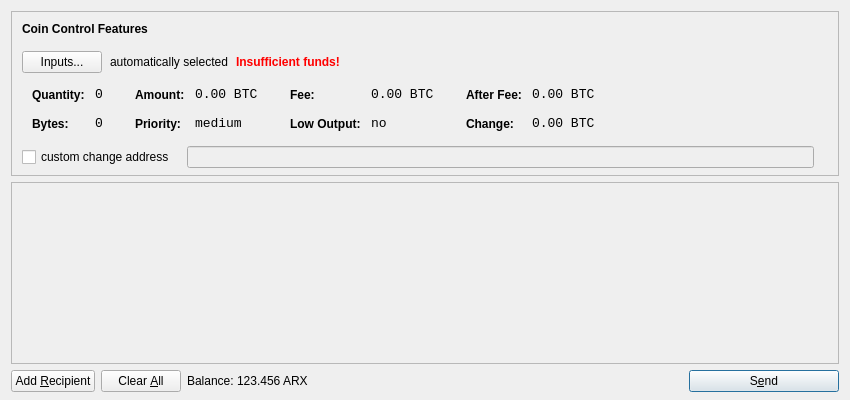
<?xml version="1.0" encoding="UTF-8"?>
<ui version="4.0">
 <class>SendCoinsDialog</class>
 <widget class="QDialog" name="SendCoinsDialog">
  <property name="geometry">
   <rect>
    <x>0</x>
    <y>0</y>
    <width>850</width>
    <height>400</height>
   </rect>
  </property>
  <property name="windowTitle">
   <string>Send Coins</string>
  </property>
  <layout class="QVBoxLayout" name="verticalLayout" stretch="0,1,0">
   <property name="bottomMargin">
    <number>8</number>
   </property>
   <item>
    <widget class="QFrame" name="frameCoinControl">
     <property name="sizePolicy">
      <sizepolicy hsizetype="Expanding" vsizetype="Expanding">
       <horstretch>0</horstretch>
       <verstretch>0</verstretch>
      </sizepolicy>
     </property>
     <property name="maximumSize">
      <size>
       <width>16777215</width>
       <height>16777215</height>
      </size>
     </property>
     <property name="frameShape">
      <enum>QFrame::StyledPanel</enum>
     </property>
     <property name="frameShadow">
      <enum>QFrame::Sunken</enum>
     </property>
     <layout class="QVBoxLayout" name="verticalLayoutCoinControl2">
      <property name="spacing">
       <number>-1</number>
      </property>
      <property name="leftMargin">
       <number>0</number>
      </property>
      <property name="topMargin">
       <number>0</number>
      </property>
      <property name="rightMargin">
       <number>0</number>
      </property>
      <property name="bottomMargin">
       <number>6</number>
      </property>
      <item>
       <layout class="QVBoxLayout" name="verticalLayoutCoinControl" stretch="0,0,0,0,1">
        <property name="spacing">
         <number>0</number>
        </property>
        <property name="leftMargin">
         <number>10</number>
        </property>
        <property name="topMargin">
         <number>10</number>
        </property>
        <item>
         <layout class="QHBoxLayout" name="horizontalLayoutCoinControl1">
          <property name="bottomMargin">
           <number>15</number>
          </property>
          <item>
           <widget class="QLabel" name="labelCoinControlFeatures">
            <property name="sizePolicy">
             <sizepolicy hsizetype="Preferred" vsizetype="Maximum">
              <horstretch>0</horstretch>
              <verstretch>0</verstretch>
             </sizepolicy>
            </property>
            <property name="font">
             <font>
              <weight>75</weight>
              <bold>true</bold>
             </font>
            </property>
            <property name="styleSheet">
             <string notr="true">font-weight:bold;</string>
            </property>
            <property name="text">
             <string>Coin Control Features</string>
            </property>
           </widget>
          </item>
         </layout>
        </item>
        <item>
         <layout class="QHBoxLayout" name="horizontalLayoutCoinControl2" stretch="0,0,0,0">
          <property name="spacing">
           <number>8</number>
          </property>
          <property name="bottomMargin">
           <number>10</number>
          </property>
          <item>
           <widget class="QPushButton" name="pushButtonCoinControl">
            <property name="styleSheet">
             <string notr="true"/>
            </property>
            <property name="text">
             <string>Inputs...</string>
            </property>
           </widget>
          </item>
          <item>
           <widget class="QLabel" name="labelCoinControlAutomaticallySelected">
            <property name="text">
             <string>automatically selected</string>
            </property>
            <property name="margin">
             <number>5</number>
            </property>
           </widget>
          </item>
          <item>
           <widget class="QLabel" name="labelCoinControlInsuffFunds">
            <property name="font">
             <font>
              <weight>75</weight>
              <bold>true</bold>
             </font>
            </property>
            <property name="styleSheet">
             <string notr="true">color:red;font-weight:bold;</string>
            </property>
            <property name="text">
             <string>Insufficient funds!</string>
            </property>
            <property name="margin">
             <number>5</number>
            </property>
           </widget>
          </item>
          <item>
           <spacer name="horizontalSpacerCoinControl">
            <property name="orientation">
             <enum>Qt::Horizontal</enum>
            </property>
            <property name="sizeHint" stdset="0">
             <size>
              <width>40</width>
              <height>1</height>
             </size>
            </property>
           </spacer>
          </item>
         </layout>
        </item>
        <item>
         <widget class="QWidget" name="widgetCoinControl" native="true">
          <property name="sizePolicy">
           <sizepolicy hsizetype="Preferred" vsizetype="Preferred">
            <horstretch>0</horstretch>
            <verstretch>0</verstretch>
           </sizepolicy>
          </property>
          <property name="minimumSize">
           <size>
            <width>0</width>
            <height>0</height>
           </size>
          </property>
          <property name="styleSheet">
           <string notr="true"/>
          </property>
          <layout class="QHBoxLayout" name="horizontalLayoutCoinControl5">
           <property name="margin">
            <number>0</number>
           </property>
           <item>
            <layout class="QHBoxLayout" name="horizontalLayoutCoinControl3" stretch="0,0,0,1">
             <property name="spacing">
              <number>20</number>
             </property>
             <property name="topMargin">
              <number>0</number>
             </property>
             <property name="bottomMargin">
              <number>10</number>
             </property>
             <item>
              <layout class="QFormLayout" name="formLayoutCoinControl1">
               <property name="horizontalSpacing">
                <number>10</number>
               </property>
               <property name="verticalSpacing">
                <number>14</number>
               </property>
               <property name="leftMargin">
                <number>10</number>
               </property>
               <property name="topMargin">
                <number>4</number>
               </property>
               <property name="rightMargin">
                <number>6</number>
               </property>
               <item row="0" column="0">
                <widget class="QLabel" name="labelCoinControlQuantityText">
                 <property name="styleSheet">
                  <string notr="true">font-weight:bold;</string>
                 </property>
                 <property name="text">
                  <string>Quantity:</string>
                 </property>
                 <property name="margin">
                  <number>0</number>
                 </property>
                </widget>
               </item>
               <item row="0" column="1">
                <widget class="QLabel" name="labelCoinControlQuantity">
                 <property name="font">
                  <font>
                   <family>Monospace</family>
                   <pointsize>10</pointsize>
                  </font>
                 </property>
                 <property name="cursor">
                  <cursorShape>IBeamCursor</cursorShape>
                 </property>
                 <property name="contextMenuPolicy">
                  <enum>Qt::ActionsContextMenu</enum>
                 </property>
                 <property name="text">
                  <string notr="true">0</string>
                 </property>
                 <property name="margin">
                  <number>0</number>
                 </property>
                 <property name="textInteractionFlags">
                  <set>Qt::LinksAccessibleByMouse|Qt::TextSelectableByKeyboard|Qt::TextSelectableByMouse</set>
                 </property>
                </widget>
               </item>
               <item row="1" column="0">
                <widget class="QLabel" name="labelCoinControlBytesText">
                 <property name="styleSheet">
                  <string notr="true">font-weight:bold;</string>
                 </property>
                 <property name="text">
                  <string>Bytes:</string>
                 </property>
                </widget>
               </item>
               <item row="1" column="1">
                <widget class="QLabel" name="labelCoinControlBytes">
                 <property name="font">
                  <font>
                   <family>Monospace</family>
                   <pointsize>10</pointsize>
                  </font>
                 </property>
                 <property name="cursor">
                  <cursorShape>IBeamCursor</cursorShape>
                 </property>
                 <property name="contextMenuPolicy">
                  <enum>Qt::ActionsContextMenu</enum>
                 </property>
                 <property name="text">
                  <string notr="true">0</string>
                 </property>
                 <property name="textInteractionFlags">
                  <set>Qt::LinksAccessibleByMouse|Qt::TextSelectableByKeyboard|Qt::TextSelectableByMouse</set>
                 </property>
                </widget>
               </item>
              </layout>
             </item>
             <item>
              <layout class="QFormLayout" name="formLayoutCoinControl2">
               <property name="horizontalSpacing">
                <number>10</number>
               </property>
               <property name="verticalSpacing">
                <number>14</number>
               </property>
               <property name="leftMargin">
                <number>6</number>
               </property>
               <property name="topMargin">
                <number>4</number>
               </property>
               <property name="rightMargin">
                <number>6</number>
               </property>
               <item row="0" column="0">
                <widget class="QLabel" name="labelCoinControlAmountText">
                 <property name="styleSheet">
                  <string notr="true">font-weight:bold;</string>
                 </property>
                 <property name="text">
                  <string>Amount:</string>
                 </property>
                 <property name="margin">
                  <number>0</number>
                 </property>
                </widget>
               </item>
               <item row="0" column="1">
                <widget class="QLabel" name="labelCoinControlAmount">
                 <property name="font">
                  <font>
                   <family>Monospace</family>
                   <pointsize>10</pointsize>
                  </font>
                 </property>
                 <property name="cursor">
                  <cursorShape>IBeamCursor</cursorShape>
                 </property>
                 <property name="contextMenuPolicy">
                  <enum>Qt::ActionsContextMenu</enum>
                 </property>
                 <property name="text">
                  <string notr="true">0.00 BTC</string>
                 </property>
                 <property name="textInteractionFlags">
                  <set>Qt::LinksAccessibleByMouse|Qt::TextSelectableByKeyboard|Qt::TextSelectableByMouse</set>
                 </property>
                </widget>
               </item>
               <item row="1" column="0">
                <widget class="QLabel" name="labelCoinControlPriorityText">
                 <property name="styleSheet">
                  <string notr="true">font-weight:bold;</string>
                 </property>
                 <property name="text">
                  <string>Priority:</string>
                 </property>
                </widget>
               </item>
               <item row="1" column="1">
                <widget class="QLabel" name="labelCoinControlPriority">
                 <property name="font">
                  <font>
                   <family>Monospace</family>
                   <pointsize>10</pointsize>
                  </font>
                 </property>
                 <property name="cursor">
                  <cursorShape>IBeamCursor</cursorShape>
                 </property>
                 <property name="contextMenuPolicy">
                  <enum>Qt::ActionsContextMenu</enum>
                 </property>
                 <property name="text">
                  <string>medium</string>
                 </property>
                 <property name="textInteractionFlags">
                  <set>Qt::LinksAccessibleByMouse|Qt::TextSelectableByKeyboard|Qt::TextSelectableByMouse</set>
                 </property>
                </widget>
               </item>
              </layout>
             </item>
             <item>
              <layout class="QFormLayout" name="formLayoutCoinControl3">
               <property name="horizontalSpacing">
                <number>10</number>
               </property>
               <property name="verticalSpacing">
                <number>14</number>
               </property>
               <property name="leftMargin">
                <number>6</number>
               </property>
               <property name="topMargin">
                <number>4</number>
               </property>
               <property name="rightMargin">
                <number>6</number>
               </property>
               <item row="0" column="0">
                <widget class="QLabel" name="labelCoinControlFeeText">
                 <property name="styleSheet">
                  <string notr="true">font-weight:bold;</string>
                 </property>
                 <property name="text">
                  <string>Fee:</string>
                 </property>
                 <property name="margin">
                  <number>0</number>
                 </property>
                </widget>
               </item>
               <item row="0" column="1">
                <widget class="QLabel" name="labelCoinControlFee">
                 <property name="font">
                  <font>
                   <family>Monospace</family>
                   <pointsize>10</pointsize>
                  </font>
                 </property>
                 <property name="cursor">
                  <cursorShape>IBeamCursor</cursorShape>
                 </property>
                 <property name="contextMenuPolicy">
                  <enum>Qt::ActionsContextMenu</enum>
                 </property>
                 <property name="text">
                  <string notr="true">0.00 BTC</string>
                 </property>
                 <property name="textInteractionFlags">
                  <set>Qt::LinksAccessibleByMouse|Qt::TextSelectableByKeyboard|Qt::TextSelectableByMouse</set>
                 </property>
                </widget>
               </item>
               <item row="1" column="0">
                <widget class="QLabel" name="labelCoinControlLowOutputText">
                 <property name="styleSheet">
                  <string notr="true">font-weight:bold;</string>
                 </property>
                 <property name="text">
                  <string>Low Output:</string>
                 </property>
                </widget>
               </item>
               <item row="1" column="1">
                <widget class="QLabel" name="labelCoinControlLowOutput">
                 <property name="font">
                  <font>
                   <family>Monospace</family>
                   <pointsize>10</pointsize>
                  </font>
                 </property>
                 <property name="cursor">
                  <cursorShape>IBeamCursor</cursorShape>
                 </property>
                 <property name="contextMenuPolicy">
                  <enum>Qt::ActionsContextMenu</enum>
                 </property>
                 <property name="text">
                  <string>no</string>
                 </property>
                 <property name="textInteractionFlags">
                  <set>Qt::LinksAccessibleByMouse|Qt::TextSelectableByKeyboard|Qt::TextSelectableByMouse</set>
                 </property>
                </widget>
               </item>
              </layout>
             </item>
             <item>
              <layout class="QFormLayout" name="formLayoutCoinControl4">
               <property name="horizontalSpacing">
                <number>10</number>
               </property>
               <property name="verticalSpacing">
                <number>14</number>
               </property>
               <property name="leftMargin">
                <number>6</number>
               </property>
               <property name="topMargin">
                <number>4</number>
               </property>
               <property name="rightMargin">
                <number>6</number>
               </property>
               <item row="0" column="0">
                <widget class="QLabel" name="labelCoinControlAfterFeeText">
                 <property name="styleSheet">
                  <string notr="true">font-weight:bold;</string>
                 </property>
                 <property name="text">
                  <string>After Fee:</string>
                 </property>
                 <property name="margin">
                  <number>0</number>
                 </property>
                </widget>
               </item>
               <item row="0" column="1">
                <widget class="QLabel" name="labelCoinControlAfterFee">
                 <property name="font">
                  <font>
                   <family>Monospace</family>
                   <pointsize>10</pointsize>
                  </font>
                 </property>
                 <property name="cursor">
                  <cursorShape>IBeamCursor</cursorShape>
                 </property>
                 <property name="contextMenuPolicy">
                  <enum>Qt::ActionsContextMenu</enum>
                 </property>
                 <property name="text">
                  <string notr="true">0.00 BTC</string>
                 </property>
                 <property name="textInteractionFlags">
                  <set>Qt::LinksAccessibleByMouse|Qt::TextSelectableByKeyboard|Qt::TextSelectableByMouse</set>
                 </property>
                </widget>
               </item>
               <item row="1" column="0">
                <widget class="QLabel" name="labelCoinControlChangeText">
                 <property name="styleSheet">
                  <string notr="true">font-weight:bold;</string>
                 </property>
                 <property name="text">
                  <string>Change:</string>
                 </property>
                </widget>
               </item>
               <item row="1" column="1">
                <widget class="QLabel" name="labelCoinControlChange">
                 <property name="font">
                  <font>
                   <family>Monospace</family>
                   <pointsize>10</pointsize>
                  </font>
                 </property>
                 <property name="cursor">
                  <cursorShape>IBeamCursor</cursorShape>
                 </property>
                 <property name="contextMenuPolicy">
                  <enum>Qt::ActionsContextMenu</enum>
                 </property>
                 <property name="text">
                  <string notr="true">0.00 BTC</string>
                 </property>
                 <property name="textInteractionFlags">
                  <set>Qt::LinksAccessibleByMouse|Qt::TextSelectableByKeyboard|Qt::TextSelectableByMouse</set>
                 </property>
                </widget>
               </item>
              </layout>
             </item>
            </layout>
           </item>
          </layout>
         </widget>
        </item>
        <item>
         <layout class="QHBoxLayout" name="horizontalLayoutCoinControl4" stretch="0,0,0">
          <property name="spacing">
           <number>12</number>
          </property>
          <property name="sizeConstraint">
           <enum>QLayout::SetDefaultConstraint</enum>
          </property>
          <property name="topMargin">
           <number>5</number>
          </property>
          <property name="rightMargin">
           <number>5</number>
          </property>
          <item>
           <widget class="QCheckBox" name="checkBoxCoinControlChange">
            <property name="text">
             <string>custom change address</string>
            </property>
           </widget>
          </item>
          <item>
           <widget class="QLineEdit" name="lineEditCoinControlChange">
            <property name="enabled">
             <bool>false</bool>
            </property>
            <property name="sizePolicy">
             <sizepolicy hsizetype="Expanding" vsizetype="Fixed">
              <horstretch>0</horstretch>
              <verstretch>0</verstretch>
             </sizepolicy>
            </property>
           </widget>
          </item>
          <item>
           <widget class="QLabel" name="labelCoinControlChangeLabel">
            <property name="sizePolicy">
             <sizepolicy hsizetype="Preferred" vsizetype="Expanding">
              <horstretch>0</horstretch>
              <verstretch>0</verstretch>
             </sizepolicy>
            </property>
            <property name="minimumSize">
             <size>
              <width>0</width>
              <height>0</height>
             </size>
            </property>
            <property name="text">
             <string/>
            </property>
            <property name="margin">
             <number>3</number>
            </property>
           </widget>
          </item>
         </layout>
        </item>
        <item>
         <spacer name="verticalSpacerCoinControl">
          <property name="orientation">
           <enum>Qt::Vertical</enum>
          </property>
          <property name="sizeHint" stdset="0">
           <size>
            <width>800</width>
            <height>1</height>
           </size>
          </property>
         </spacer>
        </item>
       </layout>
      </item>
     </layout>
    </widget>
   </item>
   <item>
    <widget class="QScrollArea" name="scrollArea">
     <property name="widgetResizable">
      <bool>true</bool>
     </property>
     <widget class="QWidget" name="scrollAreaWidgetContents">
      <property name="geometry">
       <rect>
        <x>0</x>
        <y>0</y>
        <width>830</width>
        <height>165</height>
       </rect>
      </property>
      <layout class="QVBoxLayout" name="verticalLayout_2">
       <property name="margin">
        <number>0</number>
       </property>
       <item>
        <layout class="QVBoxLayout" name="entries">
         <property name="spacing">
          <number>6</number>
         </property>
        </layout>
       </item>
       <item>
        <spacer name="verticalSpacer">
         <property name="orientation">
          <enum>Qt::Vertical</enum>
         </property>
         <property name="sizeHint" stdset="0">
          <size>
           <width>20</width>
           <height>40</height>
          </size>
         </property>
        </spacer>
       </item>
      </layout>
     </widget>
    </widget>
   </item>
   <item>
    <layout class="QHBoxLayout" name="horizontalLayout">
     <item>
      <widget class="QPushButton" name="addButton">
       <property name="toolTip">
        <string>Send to multiple recipients at once</string>
       </property>
       <property name="text">
        <string>Add &amp;Recipient</string>
       </property>
       <property name="icon">
        <iconset resource="../bitcoin.qrc">
         <normaloff>:/icons/add</normaloff>:/icons/add</iconset>
       </property>
       <property name="autoDefault">
        <bool>false</bool>
       </property>
      </widget>
     </item>
     <item>
      <widget class="QPushButton" name="clearButton">
       <property name="sizePolicy">
        <sizepolicy hsizetype="Minimum" vsizetype="Fixed">
         <horstretch>0</horstretch>
         <verstretch>0</verstretch>
        </sizepolicy>
       </property>
       <property name="toolTip">
        <string>Remove all transaction fields</string>
       </property>
       <property name="text">
        <string>Clear &amp;All</string>
       </property>
       <property name="icon">
        <iconset resource="../bitcoin.qrc">
         <normaloff>:/icons/remove</normaloff>:/icons/remove</iconset>
       </property>
       <property name="autoRepeatDelay">
        <number>300</number>
       </property>
       <property name="autoDefault">
        <bool>false</bool>
       </property>
      </widget>
     </item>
     <item>
      <layout class="QHBoxLayout" name="horizontalLayout_2">
       <property name="spacing">
        <number>3</number>
       </property>
       <item>
        <widget class="QLabel" name="label">
         <property name="text">
          <string>Balance:</string>
         </property>
        </widget>
       </item>
       <item>
        <widget class="QLabel" name="labelBalance">
         <property name="cursor">
          <cursorShape>IBeamCursor</cursorShape>
         </property>
         <property name="text">
          <string>123.456 ARX</string>
         </property>
         <property name="textInteractionFlags">
          <set>Qt::LinksAccessibleByMouse|Qt::TextSelectableByKeyboard|Qt::TextSelectableByMouse</set>
         </property>
        </widget>
       </item>
      </layout>
     </item>
     <item>
      <spacer name="horizontalSpacer">
       <property name="orientation">
        <enum>Qt::Horizontal</enum>
       </property>
       <property name="sizeHint" stdset="0">
        <size>
         <width>40</width>
         <height>20</height>
        </size>
       </property>
      </spacer>
     </item>
     <item>
      <widget class="QPushButton" name="sendButton">
       <property name="minimumSize">
        <size>
         <width>150</width>
         <height>0</height>
        </size>
       </property>
       <property name="toolTip">
        <string>Confirm the send action</string>
       </property>
       <property name="text">
        <string>S&amp;end</string>
       </property>
       <property name="icon">
        <iconset resource="../bitcoin.qrc">
         <normaloff>:/icons/send</normaloff>:/icons/send</iconset>
       </property>
       <property name="default">
        <bool>true</bool>
       </property>
      </widget>
     </item>
    </layout>
   </item>
  </layout>
 </widget>
 <resources>
  <include location="../bitcoin.qrc"/>
 </resources>
 <connections/>
</ui>
